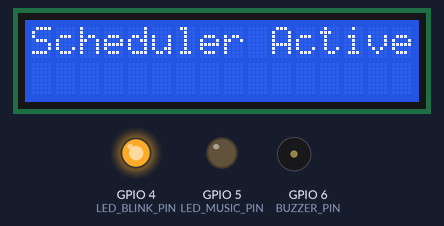
Bench run of a sketch on a simulated ESP32-S3. On the bench: 16×2 character LCD, output pins drawn as LEDs (lit = HIGH), buzzer (waves = sounding). What the sketch prints to the serial monitor is not drawn.

Above: at 0.1 s.
At 9.1 s:
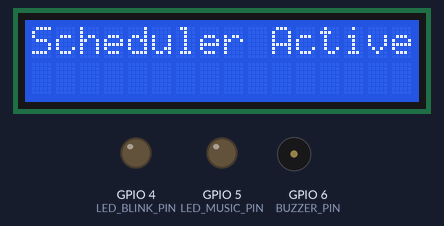
At 17.8 s:
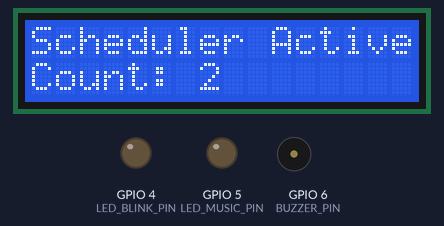
At 24.2 s:
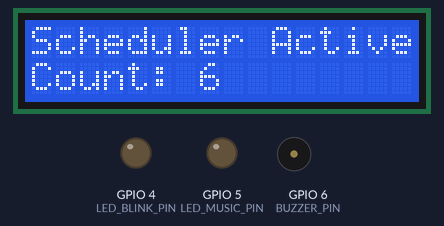
At 32.2 s:
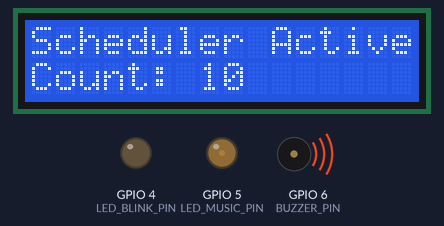
At 37.3 s:
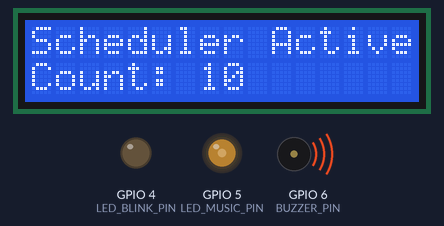
Timing chart, 0 to 40.0 s (numbered marks = the images above):
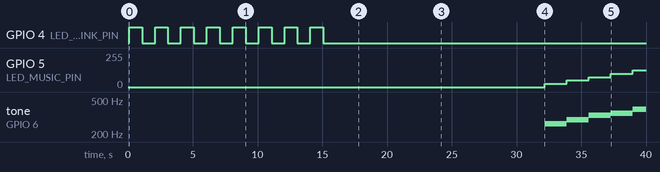

Measured:
- by itself, GPIO 4 (LED_BLINK_PIN): alternates HIGH for 1.0 s and LOW for 1.0 s, 16 changes in all, then stays LOW
- by itself, GPIO 5 (LED_MUSIC_PIN): moves from 0/255 to 125/255 over 6.8 s
- by itself, tone on GPIO 6 (BUZZER_PIN): plays 262 Hz for 1.7 s, 294 Hz for 1.7 s, 330 Hz for 1.7 s, 349 Hz for 1.7 s, 392 Hz for 1.0 s
- what the display in image 2 shows lasts 1.6 s, from 17.7 s to 19.3 s

The sketch:

N_A_Lab3_Part2.ino
```cpp
/* Filename: N_A_Lab3_Part2
Author: Armina Moghadasi and Nathaniel Wagner
Date: 7/26/2026
Description: A TCB-driven task scheduler that manages non-blocking execution for an LED blinker,
LCD counter, buzzer music player, and serial printer, adjusting task priorities upon each full completion cycle.*/

#include <Arduino.h>
#include <LiquidCrystal_I2C.h>
/*
The LiquidCrystal_I2C saves the 6-8 pins needed to wire a LCD directly to a microcontroller. Contains
commands that convert I2C bus commands into parallel signals that the LCD needs.

constructor:
LiquidCrystal_I2C(address, cols, rows)

functions include:
lcd.init() //initalizes the I2C communication system
led.setCursor(col, row) //positions the text cursor at specific location
lcd.print("...") //writes character at current cursor location
lcd.backlight() // turns on the LCD background LED light
*/

#define LED_BLINK_PIN 4
#define LED_MUSIC_PIN 5
#define BUZZER_PIN 6

#define LEDC_RESOLUTION 8

#define NUM_TASKS 4

//construct LiquidCrystal and name it lcd
LiquidCrystal_I2C lcd(0x27, 16, 2);


//Task Control Blocks
//set states such that 0 -> ready, 1 -> running, 2 -> waiting, 3 -> completed
enum TaskState { ready, running, waiting, completed };
struct TCB;

// Function pointer signature taking a pointer to its own TCB
typedef void (*TaskFuncPtr)(TCB* me);

typedef struct TCB {
  const char* name;
  void (*taskFunction)(TCB* me); //pointer to function
  uint8_t priority; //priority level (1-4)
  TaskState state;
  unsigned long interval; //timing interval in milliseconds (used as intra-task pacing delay)
  unsigned long lastRun; //time of last execution (kept for bookkeeping / display)
  uint16_t step; //step counter for task progress
  //led blinker toggles on and off 8 times, meaning 16 toggles/steps total for one cycle
  //alphabet printer means 26 steps for one cycle

} TCB;

void task0(TCB* me); //LED Blinker
void task1(TCB* me); //Counter
void task2(TCB* me); //Music Player
void task3(TCB* me); //Alphabet Printer

//storing tasks in an array
TCB tasks[NUM_TASKS] = {
    {"LED Blinker",      task0, 1, ready, 1000, 0, 0},
    {"LCD Counter",      task1, 2, ready, 1600, 0, 0},
    {"Music Player",     task2, 3, ready, 1700, 0, 0},
    {"Alphabet Printer", task3, 4, ready, 800, 0, 0}
};

//melody frequencies and voltage duty cycles
const uint16_t melody[10]  = {262, 294, 330, 349, 392, 440, 494, 523, 587, 659};
const uint8_t  voltages[10] = {25,  50,  75, 100, 125, 150, 175, 200, 225, 255};

//Task functions

//task Led Blinker
void task0(TCB* me) {
  if (me->step < 16) {
    bool ledState = (me->step % 2 == 0); //on if step is even, off if step is odd
    digitalWrite(LED_BLINK_PIN, ledState ? HIGH : LOW); //if ledState true output is HIGH
    me->step++;
  } else {
    digitalWrite(LED_BLINK_PIN, LOW);
    Serial.println("LED Blinker: " + String(me->priority));
    me->state = completed;
  }
}

//task Counter
void task1(TCB* me) {
  if (me->step < 10) {
    me->step++;

    lcd.setCursor(0, 1);
    lcd.print("Count: ");
    lcd.print(me->step);
    lcd.print(" ");
  } else {
    Serial.println("Counter: " + String(me->priority));
    me->state = completed;
  }
}

//task music player
void task2(TCB* me) {
  if (me->step < 10) {
    uint8_t idx = me->step;
    ledcAttach(BUZZER_PIN, melody[idx], LEDC_RESOLUTION); //configure buzzer PWM
    ledcWrite(BUZZER_PIN, 128); //play note at 50% duty cycle
    ledcWrite(LED_MUSIC_PIN, voltages[idx]); //output voltage brightness to LED

    me->step++;
  } else {
    ledcWrite(BUZZER_PIN, 0);
    ledcWrite(LED_MUSIC_PIN, 0);
    Serial.println("Music Player: " + String(me->priority));
    me->state = completed;
  }
}

//task alphabet
void task3(TCB* me) {
  if (me->step < 26) {
    char letter = 'A' + me->step;
    Serial.println(letter);
    me->step++;
  } else {
    Serial.println("Alphabet Printer: " + String(me->priority));
    me->state = completed;
  }
}


//order tasks by priority using bubble sort (ascending: index 0 = highest priority)
void sortTasksByPriority() {
  for (int i = 0; i < NUM_TASKS - 1; i++) {
    for (int j = 0; j < NUM_TASKS - i - 1; j++) {
      if (tasks[j].priority > tasks[j + 1].priority) {
        TCB temp = tasks[j];
        tasks[j] = tasks[j + 1];
        tasks[j + 1] = temp;
      }
    }
  }
}

bool areAllTasksCompleted() {
  for (int i = 0; i < NUM_TASKS; i++) {
    if (tasks[i].state != completed) return false;
  }
  return true;
}

void printTaskPriorities() {
  Serial.println("     CURRENT TASK PRIORITIES      ");
  for (int i = 0; i < NUM_TASKS; i++) {
    Serial.print("Priority ");
    Serial.print(tasks[i].priority);
    Serial.print(" -> ");
    Serial.println(tasks[i].name);
  }
}

// ---- KEY CHANGE FOR NON-PREEMPTIVE BEHAVIOR ----
// Runs a single task's function repeatedly, without returning control to the
// scheduler loop, until that task reports itself completed. No other task's
// timer or priority can interrupt it once it has started.
void runTaskToCompletion(TCB* t) {
  t->state = running;
  while (t->state != completed) {
    t->taskFunction(t);
    if (t->state != completed) {
      delay(t->interval); // paces steps WITHIN the task; does not gate between tasks
    }
  }
  t->lastRun = millis();
}

void setup() {
  Serial.begin(115200);

  Wire.begin(17, 18);

  pinMode(LED_BLINK_PIN, OUTPUT);

  // Initialize LEDC channels
  ledcAttach(BUZZER_PIN, 2000, LEDC_RESOLUTION);
  ledcAttach(LED_MUSIC_PIN, 5000, LEDC_RESOLUTION);

  lcd.init();
  lcd.backlight();
  lcd.setCursor(0, 0);
  lcd.print("Scheduler Active");

  sortTasksByPriority();

  unsigned long startMillis = millis();
  for (int i = 0; i < NUM_TASKS; i++) {
    tasks[i].lastRun = startMillis;
  }

  printTaskPriorities();
}

void loop() {
  // Non-preemptive: walk the priority-sorted array in order, and run each
  // incomplete task fully to completion before even looking at the next one.
  for (int i = 0; i < NUM_TASKS; i++) {
    if (tasks[i].state != completed) {
      runTaskToCompletion(&tasks[i]);
    }
  }

  if (areAllTasksCompleted()) {
    Serial.println("All tasks completed");

    delay(4000); // 4 second pause so you can observe the finished state

    for (int i = 0; i < NUM_TASKS; i++) {
      tasks[i].priority = (tasks[i].priority % 4) + 1;
      tasks[i].step = 0;
      tasks[i].state = ready;
      tasks[i].lastRun = millis();
    }

    sortTasksByPriority();

    lcd.clear();
    lcd.setCursor(0, 0);

    printTaskPriorities();
  }
}
```
